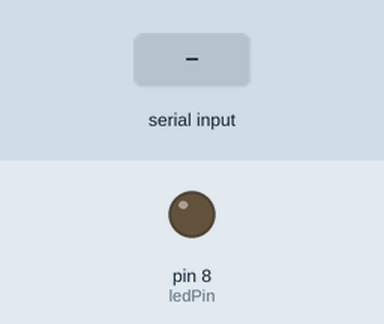
This sketch was run on a simulated Arduino Uno, built with avr-gcc and run on an emulated ATmega328P. On the bench: output pins drawn as LEDs (lit = HIGH). Inputs (shaded band) come from the test bench.

Above: at 1.2 s.
1.3 s: "1" received over Serial
At 1.8 s:
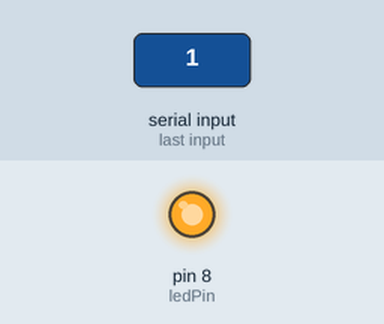
2.8 s: "0" received over Serial
At 4.1 s:
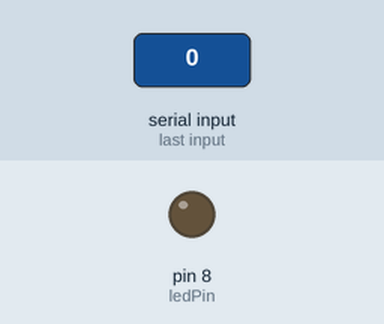
Timing chart, 0 to 5.8 s (numbered marks = the images above; inputs shaded):
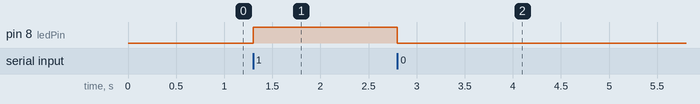

The sketch:

procesing_arduino_copy_20261116103448.ino
```cpp
const int ledPin = 8;

void setup() {
  pinMode(ledPin, OUTPUT);
  Serial.begin(9600);
}

void loop() {
  if (Serial.available() > 0) {
    char comando = Serial.read();
    if (comando == '1') {
      digitalWrite(ledPin, HIGH);
    } else if (comando == '0') {
      digitalWrite(ledPin, LOW);
    }
  }
}
```

Measured:
- after the input at 1.3 s, pin 8 (ledPin): LOW → HIGH at once
- after the input at 2.8 s, pin 8 (ledPin): HIGH → LOW at once
